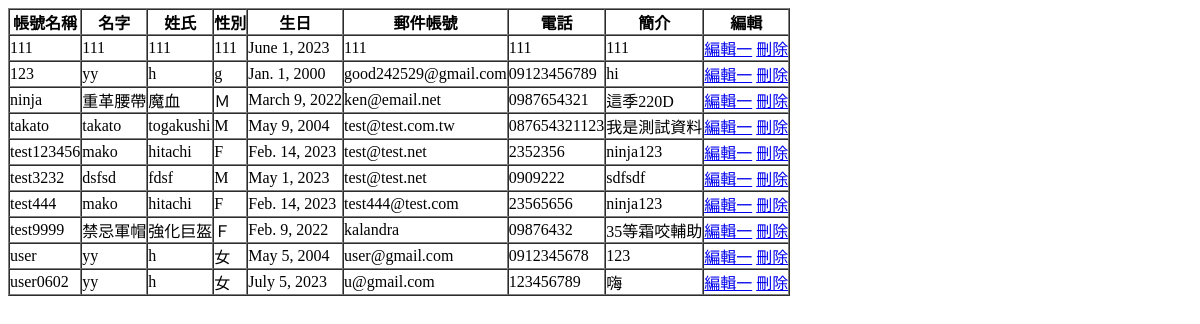
Page /showdata/ on the earlier database version.
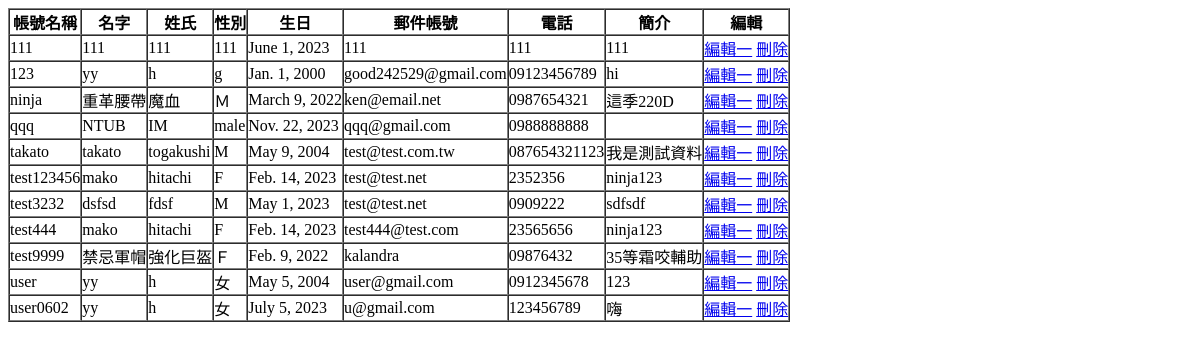
Same page on the later database version.
### baseapp/models.py (models this page shows, shortened)
class basedata(models.Model):
    username = models.CharField(max_length=20,null = False,primary_key = True)
    photo = models.ImageField(upload_to='photo/',blank=False,default="image/logo.png")
    fname = models.CharField(max_length=20, null=False)
    lname = models.CharField(max_length = 20, null=False)
    sex = models.CharField(max_length=2, default='M', null=False)
    birthday = models.DateField(null=False)
    email = models.EmailField(max_length=100, blank=True, default='')
    phone = models.CharField(max_length=50, blank=True, default='')
    info = models.CharField(max_length=255,blank=True, default='')

### baseapp/views.py (the view)
# urls.py: path('showdata/',views.showdata),
def showdata(request):
	data = basedata.objects.all().order_by('username')
	return render(request,'showdata.html',locals())

### templates/showdata.html (shortened to what this page needs)
<form action="." method="POST" name="form1">
    <table border="1" cellpadding="0" cellspacing="0">
        <th>帳號名稱</th><th>名字</th><th>姓氏</th>
        <th>性別</th><th>生日</th><th>郵件帳號</th><th>電話</th><th>簡介</th><th>編輯</th>
        {% for data in data %}
            <tr>
                <td>{{ data.username }} </td>
                <td>{{ data.fname }} </td>
                <td>{{ data.lname }} </td>
                <td>{{ data.sex}} </td>
                <td>{{ data.birthday }} </td>
                <td>{{ data.email }} </td>
                <td>{{ data.phone}} </td>
                <td>{{ data.info }} </td>
                <td>
                    <a href="/edit/{{data.username}}/" title="編輯一">編輯一</a>
                    <a href="/delete/{{data.username}}/" title="刪除">刪除</a>
                </td>
            </tr>
        {% endfor %}
    </table>
    </form>

Differences in the rows shown:
added basedata: username "qqq", fname "NTUB", lname "IM", sex "male", birthday "Nov. 22, 2023", email "qqq@gmail.com", phone "0988888888"
